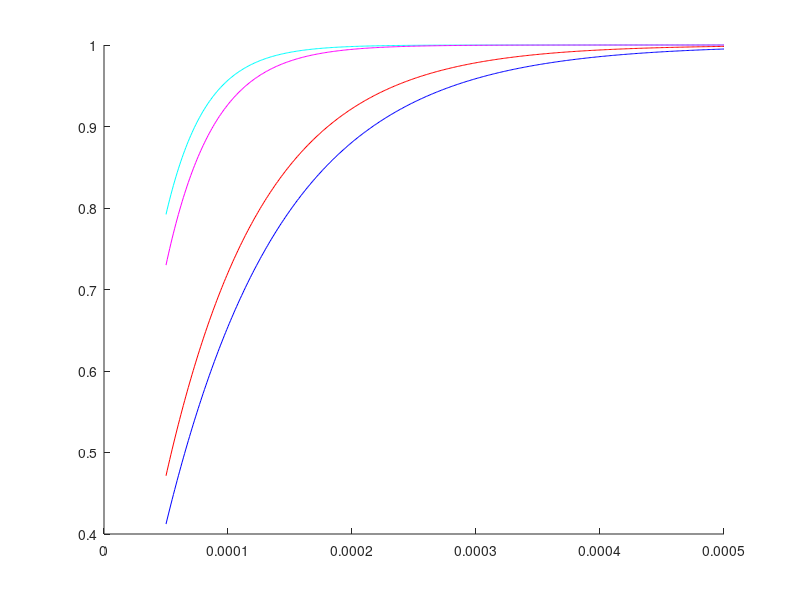

Recreate this plot in MATLAB. (Note: this script raises an error after producing the figure.)
% Written by Ish Jain
% NYU Tandon School of Engineering
% Date: June 2018
% 
% Description:
% Finding coverage probability considering static and Self blockage
% Coverage is as there is atleast one BS not blocked by Self or static blockage.

clear
close all
wannaplot=1;

R = 100; %m Radius
densityD = [1e-8,0.001]; %D = static blockage
densityBS = (50:500)*10^-6;%[50,100,200,300,400,500]*10^(-6);%BS = basestation
omegaVal = [0, pi/3]; %omega values

El = 10; %m
Ew = 10; %m

for iT = 1:length(densityBS)
    tempind=0;
    for iD = 1:length(densityD)
        for iO = 1:length(omegaVal)
            tempind=tempind+1;
            lamT = densityBS(iT);
            lamD = densityD(iD);
            omega = omegaVal(iO);
            beta(iD) = 2/pi*lamD*(El+Ew);
            beta0(iD) = lamD*El*Ew;
            p(iO) = 1- omega/2/pi;
            b(iD) = 2*exp(-beta0(iD))/(beta(iD)^2*R^2) * ...
                (1-(1+beta(iD)*R)*exp(-beta(iD)*R));
            %coverage probability given by static and self blockage
            Pcoverage(iT,tempind) = 1-exp(-b(iD)*p(iO)*lamT*pi*R^2);
            
            
            colTitle{1}='lamT';
            
            
            colTitle{tempind+1} = strcat(...
                'lamD',num2str(lamD*1e4),'omega',num2str(omega*360/2/pi));
            legendArray{tempind} = strcat(...
                'lamD',num2str(lamD*1e4),'omega',num2str(omega*360/2/pi));
        end
    end
end
colorVal = {'c', 'm', 'r', 'b'};
figure;hold on;
tempind=0;
% legendArray = {'\lambda_d=0, \omega=0','\lambda_d=0, \omega = 90',...
%     '\lambda_d=1e-3, \omega=0','\lambda_d=1e-3, \omega = 90'};
for iD = 1:length(densityD)
    for iO=1:length(omegaVal)
        tempind=tempind+1;
        plot(densityBS,Pcoverage(:,tempind),'color',colorVal{tempind});
    end
end
% colTitle = {'lamT','\lamD0omega0','lamD0omega90',...
%     'lambd=1e-3, \omega=0','\lambda_d=1e-3, \omega = 90' }
writetable(cell2table([colTitle; num2cell([densityBS'*10^4, Pcoverage])]),...
    'figures/coverageLOS.csv','writevariablenames',0)

g=legend(legendArray);
set(g,'fontsize',13)
xlabel('AP Density \lambda_T (x 100/km^2)', 'fontsize',13)
ylabel('P(Coverage)','fontsize',13)